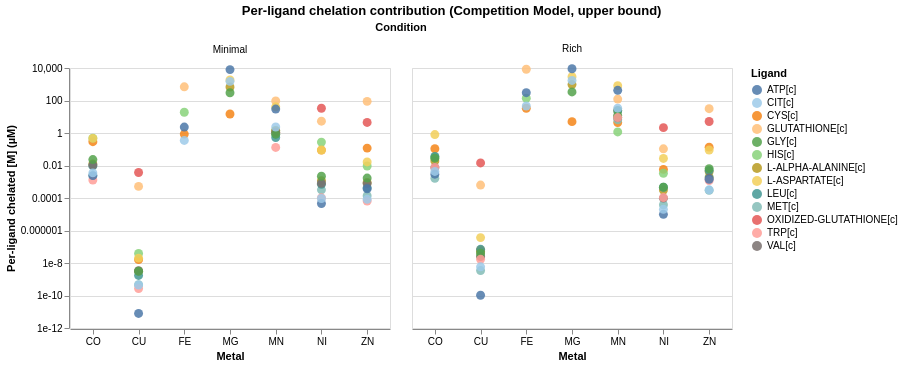

Notebook code cell kept with this figure:
### Markdown cell above
### Plot 6 – Per-ligand chelation contribution breakdown

### Code cell
def per_ligand_chelation_breakdown(
    metals, free_metal, sim_buf,
    metal_to_buffer, buffer_to_metal,
):
    """
    Replicates the free_buf calculation from estimate_buffered_competition,
    then returns a per-ligand breakdown of chelated metal concentration (in M).
    1:1 stoichiometry only.

    Returns a list of dicts with keys:
        metal, ligand, contribution_M
    """
    free_metal_d = free_metal.to_dict()
    sim_buf_d = sim_buf.to_dict()

    # ── Step 1: free buffer concentrations ──
    free_buf = {}
    for buf in set(buffer_to_metal):
        total = sim_buf_d.get(buf, 0.0)
        B = 1.0
        for m, lb in buffer_to_metal.get(buf, {}).items():
            B += 10**lb * free_metal_d.get(m, 0.0)
        free_buf[buf] = total / B

    # ── Step 2: per-ligand breakdown ──
    rows = []
    for metal in metals:
        free_m = free_metal_d.get(metal, 0.0)
        for buf, lb in metal_to_buffer.get(metal, {}).items():
            contrib = free_m * 10**lb * free_buf.get(buf, 0.0)
            rows.append(dict(metal=metal, ligand=buf, contribution_M=contrib))
    return rows


# ── Build per-ligand tables for both conditions ──
for condition, free_metal, sim_buf in [
    ("Minimal", free_metal_minimal, sim_buf_minimal),
    ("Rich",    free_metal_rich,    sim_buf_rich),
]:
    rows = per_ligand_chelation_breakdown(
        ALL_METALS, free_metal, sim_buf,
        metal_to_buffer_ub, buffer_to_metal_ub,
    )
    df = pd.DataFrame(rows)
    df["contribution_uM"] = df["contribution_M"] * 1e6


# ── Build combined Altair dot plot ──
all_rows = []
for condition, free_metal, sim_buf in [
    ("Minimal", free_metal_minimal, sim_buf_minimal),
    ("Rich",    free_metal_rich,    sim_buf_rich),
]:
    rows = per_ligand_chelation_breakdown(
        ALL_METALS, free_metal, sim_buf,
        metal_to_buffer_ub, buffer_to_metal_ub,
    )
    for r in rows:
        r["condition"] = condition
    all_rows.extend(rows)

plot_df_ligand = (
    pl.DataFrame(all_rows)
    .with_columns(
        (pl.col("contribution_M") * 1e6).alias("contribution_uM")
    )
    .filter(pl.col("contribution_uM") > 0)
)

chart_per_ligand = (
    alt.Chart(plot_df_ligand.to_pandas())
    .mark_point(filled=True, size=80, opacity=0.85)
    .encode(
        x=alt.X("metal:N", title="Metal", axis=alt.Axis(labelAngle=0)),
        y=alt.Y(
            "contribution_uM:Q",
            title="Per-ligand chelated [M] (µM)",
            scale=alt.Scale(type="log"),
        ),
        color=alt.Color(
            "ligand:N",
            title="Ligand",
            scale=alt.Scale(scheme="tableau20"),
        ),
        tooltip=["metal", "ligand", alt.Tooltip("contribution_uM:Q", format=".3e")],
        facet=alt.Facet("condition:N", columns=2, title="Condition"),
    )
    .properties(width=320, height=260)
    .resolve_scale(y="shared")
    .properties(
        title=alt.TitleParams(
            "Per-ligand chelation contribution (Competition Model, upper bound)",
            anchor="middle",
        )
    )
)
# chart_per_ligand.save('notebooks/cofactors/buffer_figures/per_ligand_contribution.svg')
chart_per_ligand

### Figure 1 — Vega-Lite specification as saved in the notebook (floating-point values rounded to 4 significant figures; data arrays with more than 128 entries replaced by an {"elided": "..."} marker saying what was removed)
{"config": {"view": {"continuousWidth": 300, "continuousHeight": 300}}, "data": {"name": "data-b9af4f7042ef573a111638dc38fe73a2"}, "mark": {"type": "point", "filled": true, "opacity": 0.85, "size": 80}, "encoding": {"color": {"field": "ligand", "scale": {"scheme": "tableau20"}, "title": "Ligand", "type": "nominal"}, "facet": {"columns": 2, "field": "condition", "title": "Condition", "type": "nominal"}, "tooltip": [{"field": "metal", "type": "nominal"}, {"field": "ligand", "type": "nominal"}, {"field": "contribution_uM", "format": ".3e", "type": "quantitative"}], "x": {"axis": {"labelAngle": 0}, "field": "metal", "title": "Metal", "type": "nominal"}, "y": {"field": "contribution_uM", "scale": {"type": "log"}, "title": "Per-ligand chelated [M] (µM)", "type": "quantitative"}}, "height": 260, "resolve": {"scale": {"y": "shared"}}, "title": {"text": "Per-ligand chelation contribution (Competition Model, upper bound)", "anchor": "middle"}, "width": 320, "$schema": "https://vega.github.io/schema/vega-lite/v5.20.1.json", "datasets": {"data-b9af4f7042ef573a111638dc38fe73a2": {"elided": "146 records"}}}
